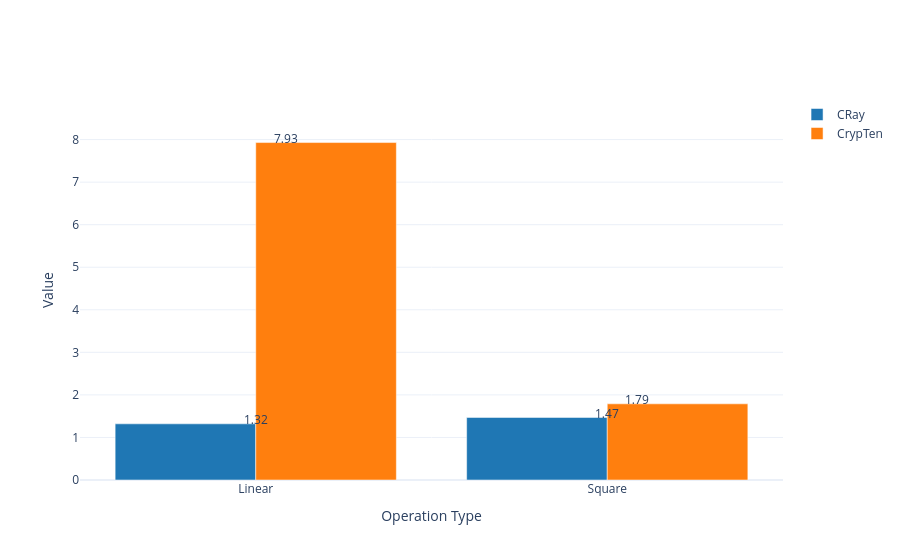

The cell this chart's notebook holds for it:
### Code cell
import plotly.graph_objects as go

# Define the categories and their respective values
categories = ["Linear", "Square"]
CRay_values = [1.32, 1.47]
CrypTen_values = [7.93, 1.79]

# Create a Plotly figure
fig = go.Figure()

# Add CRay bars
fig.add_trace(go.Bar(
    x=categories,
    y=CRay_values,
    name="CRay",
    marker_color="#1f77b4"
))

# Add CrypTen bars
fig.add_trace(go.Bar(
    x=categories,
    y=CrypTen_values,
    name="CrypTen",
    marker_color="#ff7f0e"
))

# Customize layout
fig.update_layout(
    # title="Comparison of CRay and CrypTen by Operation Type",
    xaxis_title="Operation Type",
    yaxis_title="Value",
    barmode='group',
    yaxis=dict(range=[0, max(CrypTen_values) + 1]),
    template="plotly_white"
)

# Add value labels on top of bars
for i, (cray_val, crypten_val) in enumerate(zip(CRay_values, CrypTen_values)):
    fig.add_annotation(x=categories[i], y=cray_val + 0.1, text=str(round(cray_val, 2)), showarrow=False, font=dict(size=12))
    fig.add_annotation(x=categories[i], y=crypten_val + 0.1, text=str(round(crypten_val, 2)), showarrow=False, font=dict(size=12), xshift=30)

# Show the figure
fig.show()

### Figure 1 — Plotly figure (JSON) as saved in the notebook; plotly's stock layout.template omitted (floating-point values rounded to 4 significant figures)
{"data": [{"marker": {"color": "#1f77b4"}, "name": "CRay", "type": "bar", "x": ["Linear", "Square"], "y": [1.32, 1.47]}, {"marker": {"color": "#ff7f0e"}, "name": "CrypTen", "type": "bar", "x": ["Linear", "Square"], "y": [7.93, 1.79]}], "layout": {"annotations": [{"font": {"size": 12}, "showarrow": false, "text": "1.32", "x": "Linear", "y": 1.42}, {"font": {"size": 12}, "showarrow": false, "text": "7.93", "x": "Linear", "xshift": 30, "y": 8.03}, {"font": {"size": 12}, "showarrow": false, "text": "1.47", "x": "Square", "y": 1.57}, {"font": {"size": 12}, "showarrow": false, "text": "1.79", "x": "Square", "xshift": 30, "y": 1.89}], "barmode": "group", "xaxis": {"title": {"text": "Operation Type"}}, "yaxis": {"range": [0, 8.93], "title": {"text": "Value"}}}}
